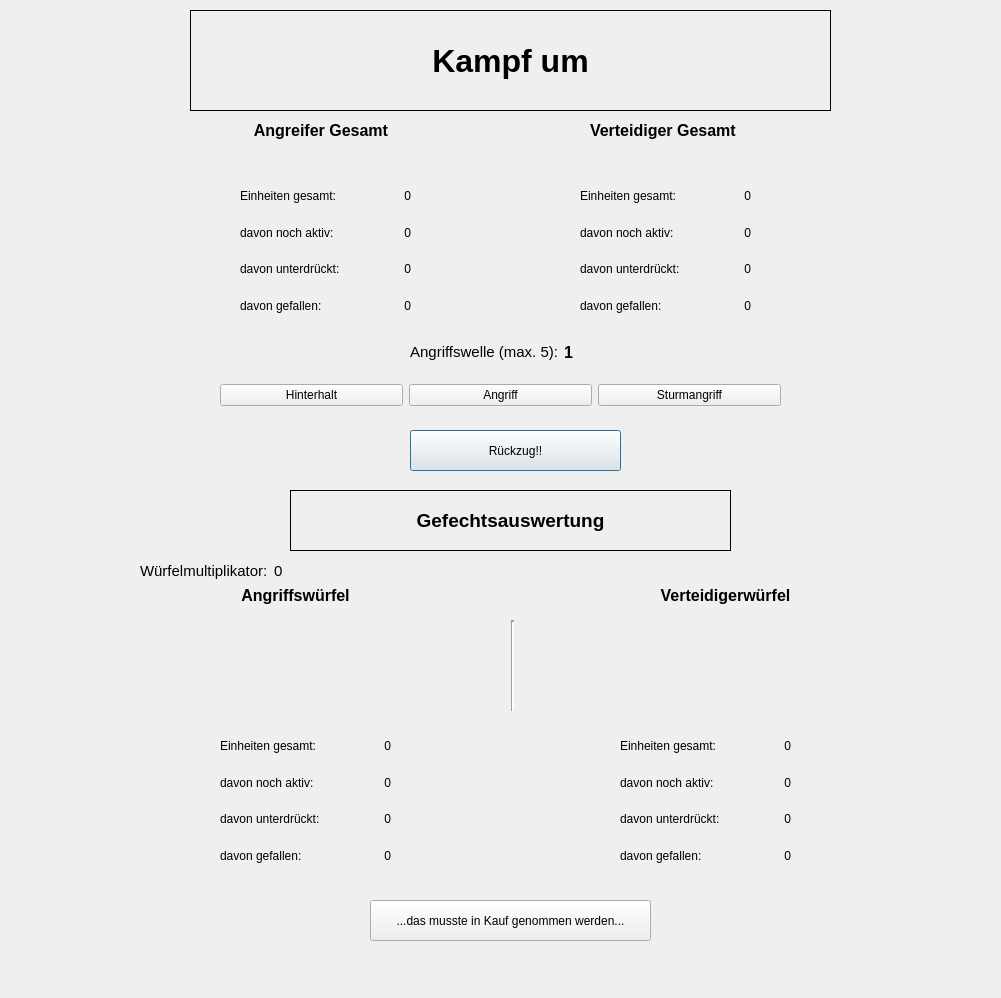
<?xml version="1.0" encoding="UTF-8"?>
<ui version="4.0">
 <class>CBattle</class>
 <widget class="QDialog" name="CBattle">
  <property name="geometry">
   <rect>
    <x>0</x>
    <y>0</y>
    <width>1001</width>
    <height>998</height>
   </rect>
  </property>
  <property name="windowTitle">
   <string>Dialog</string>
  </property>
  <widget class="QLabel" name="headlineLabel">
   <property name="geometry">
    <rect>
     <x>190</x>
     <y>10</y>
     <width>641</width>
     <height>101</height>
    </rect>
   </property>
   <property name="font">
    <font>
     <pointsize>24</pointsize>
     <bold>true</bold>
    </font>
   </property>
   <property name="frameShape">
    <enum>QFrame::Box</enum>
   </property>
   <property name="text">
    <string>Kampf um</string>
   </property>
   <property name="alignment">
    <set>Qt::AlignCenter</set>
   </property>
  </widget>
  <widget class="QWidget" name="verticalLayoutWidget">
   <property name="geometry">
    <rect>
     <x>240</x>
     <y>180</y>
     <width>131</width>
     <height>141</height>
    </rect>
   </property>
   <layout class="QVBoxLayout" name="attackerInfoLayout">
    <item>
     <widget class="QLabel" name="attackerUnitsTotal">
      <property name="text">
       <string>Einheiten gesamt:</string>
      </property>
     </widget>
    </item>
    <item>
     <widget class="QLabel" name="attackerUnitsActive">
      <property name="text">
       <string>davon noch aktiv:</string>
      </property>
     </widget>
    </item>
    <item>
     <widget class="QLabel" name="attackerUnitsSuppressed">
      <property name="text">
       <string>davon unterdrückt:</string>
      </property>
     </widget>
    </item>
    <item>
     <widget class="QLabel" name="attackerUnitsLost">
      <property name="text">
       <string>davon gefallen:</string>
      </property>
     </widget>
    </item>
   </layout>
  </widget>
  <widget class="QLabel" name="attackerLabel">
   <property name="geometry">
    <rect>
     <x>250</x>
     <y>110</y>
     <width>151</width>
     <height>41</height>
    </rect>
   </property>
   <property name="font">
    <font>
     <pointsize>12</pointsize>
     <bold>true</bold>
    </font>
   </property>
   <property name="text">
    <string> Angreifer Gesamt</string>
   </property>
  </widget>
  <widget class="QLabel" name="defenderLabel">
   <property name="geometry">
    <rect>
     <x>590</x>
     <y>110</y>
     <width>161</width>
     <height>41</height>
    </rect>
   </property>
   <property name="font">
    <font>
     <pointsize>12</pointsize>
     <bold>true</bold>
    </font>
   </property>
   <property name="text">
    <string>Verteidiger Gesamt</string>
   </property>
  </widget>
  <widget class="QWidget" name="verticalLayoutWidget_2">
   <property name="geometry">
    <rect>
     <x>370</x>
     <y>180</y>
     <width>41</width>
     <height>141</height>
    </rect>
   </property>
   <layout class="QVBoxLayout" name="attackerValuesLayout">
    <item>
     <widget class="QLabel" name="attackerUnitsTotalValue">
      <property name="text">
       <string>0</string>
      </property>
      <property name="alignment">
       <set>Qt::AlignRight|Qt::AlignTrailing|Qt::AlignVCenter</set>
      </property>
     </widget>
    </item>
    <item>
     <widget class="QLabel" name="attackerUnitsAcitveValue">
      <property name="text">
       <string>0</string>
      </property>
      <property name="alignment">
       <set>Qt::AlignRight|Qt::AlignTrailing|Qt::AlignVCenter</set>
      </property>
     </widget>
    </item>
    <item>
     <widget class="QLabel" name="attackerUnitsSuppressedValue">
      <property name="text">
       <string>0</string>
      </property>
      <property name="alignment">
       <set>Qt::AlignRight|Qt::AlignTrailing|Qt::AlignVCenter</set>
      </property>
     </widget>
    </item>
    <item>
     <widget class="QLabel" name="attackerUnitsLostValue">
      <property name="text">
       <string>0</string>
      </property>
      <property name="alignment">
       <set>Qt::AlignRight|Qt::AlignTrailing|Qt::AlignVCenter</set>
      </property>
     </widget>
    </item>
   </layout>
  </widget>
  <widget class="QWidget" name="verticalLayoutWidget_3">
   <property name="geometry">
    <rect>
     <x>580</x>
     <y>180</y>
     <width>131</width>
     <height>141</height>
    </rect>
   </property>
   <layout class="QVBoxLayout" name="defenerInfoLayout">
    <item>
     <widget class="QLabel" name="defenderUnitsTotal">
      <property name="text">
       <string>Einheiten gesamt:</string>
      </property>
     </widget>
    </item>
    <item>
     <widget class="QLabel" name="defenderUnitsActive">
      <property name="text">
       <string>davon noch aktiv:</string>
      </property>
     </widget>
    </item>
    <item>
     <widget class="QLabel" name="defenderUnitsSuppressed">
      <property name="text">
       <string>davon unterdrückt:</string>
      </property>
     </widget>
    </item>
    <item>
     <widget class="QLabel" name="defenderUnitsLost">
      <property name="text">
       <string>davon gefallen:</string>
      </property>
     </widget>
    </item>
   </layout>
  </widget>
  <widget class="QWidget" name="verticalLayoutWidget_4">
   <property name="geometry">
    <rect>
     <x>710</x>
     <y>180</y>
     <width>41</width>
     <height>141</height>
    </rect>
   </property>
   <layout class="QVBoxLayout" name="defenerValuesLayout">
    <item>
     <widget class="QLabel" name="defenderUnitsTotalValue">
      <property name="text">
       <string>0</string>
      </property>
      <property name="alignment">
       <set>Qt::AlignRight|Qt::AlignTrailing|Qt::AlignVCenter</set>
      </property>
     </widget>
    </item>
    <item>
     <widget class="QLabel" name="defenderUnitsActiveValue">
      <property name="text">
       <string>0</string>
      </property>
      <property name="alignment">
       <set>Qt::AlignRight|Qt::AlignTrailing|Qt::AlignVCenter</set>
      </property>
     </widget>
    </item>
    <item>
     <widget class="QLabel" name="defenderUnitsSuppressedValue">
      <property name="text">
       <string>0</string>
      </property>
      <property name="alignment">
       <set>Qt::AlignRight|Qt::AlignTrailing|Qt::AlignVCenter</set>
      </property>
     </widget>
    </item>
    <item>
     <widget class="QLabel" name="defenderUnitsLostValue">
      <property name="text">
       <string>0</string>
      </property>
      <property name="alignment">
       <set>Qt::AlignRight|Qt::AlignTrailing|Qt::AlignVCenter</set>
      </property>
     </widget>
    </item>
   </layout>
  </widget>
  <widget class="QWidget" name="horizontalLayoutWidget">
   <property name="geometry">
    <rect>
     <x>112</x>
     <y>620</y>
     <width>801</width>
     <height>91</height>
    </rect>
   </property>
   <layout class="QHBoxLayout" name="diceLayout">
    <item>
     <layout class="QHBoxLayout" name="attackerDiceLayout"/>
    </item>
    <item>
     <widget class="Line" name="line">
      <property name="lineWidth">
       <number>2</number>
      </property>
      <property name="orientation">
       <enum>Qt::Vertical</enum>
      </property>
     </widget>
    </item>
    <item>
     <layout class="QHBoxLayout" name="defenderDiceLayout"/>
    </item>
   </layout>
  </widget>
  <widget class="QLabel" name="attackerDiceLabel">
   <property name="geometry">
    <rect>
     <x>210</x>
     <y>580</y>
     <width>171</width>
     <height>31</height>
    </rect>
   </property>
   <property name="font">
    <font>
     <pointsize>12</pointsize>
     <bold>true</bold>
    </font>
   </property>
   <property name="text">
    <string>Angriffswürfel</string>
   </property>
   <property name="alignment">
    <set>Qt::AlignCenter</set>
   </property>
  </widget>
  <widget class="QLabel" name="defenderDiceLabel">
   <property name="geometry">
    <rect>
     <x>640</x>
     <y>580</y>
     <width>171</width>
     <height>31</height>
    </rect>
   </property>
   <property name="font">
    <font>
     <pointsize>12</pointsize>
     <bold>true</bold>
    </font>
   </property>
   <property name="text">
    <string>Verteidigerwürfel</string>
   </property>
   <property name="alignment">
    <set>Qt::AlignCenter</set>
   </property>
  </widget>
  <widget class="QPushButton" name="retreatPB">
   <property name="geometry">
    <rect>
     <x>410</x>
     <y>430</y>
     <width>211</width>
     <height>41</height>
    </rect>
   </property>
   <property name="text">
    <string>Rückzug!!</string>
   </property>
  </widget>
  <widget class="QLabel" name="battleLabel">
   <property name="geometry">
    <rect>
     <x>290</x>
     <y>490</y>
     <width>441</width>
     <height>61</height>
    </rect>
   </property>
   <property name="font">
    <font>
     <pointsize>14</pointsize>
     <bold>true</bold>
    </font>
   </property>
   <property name="frameShape">
    <enum>QFrame::Panel</enum>
   </property>
   <property name="text">
    <string>Gefechtsauswertung</string>
   </property>
   <property name="alignment">
    <set>Qt::AlignCenter</set>
   </property>
  </widget>
  <widget class="QWidget" name="horizontalLayoutWidget_4">
   <property name="geometry">
    <rect>
     <x>220</x>
     <y>370</y>
     <width>561</width>
     <height>51</height>
    </rect>
   </property>
   <layout class="QHBoxLayout" name="battlePBLayout">
    <item>
     <widget class="QPushButton" name="reconAttackPB">
      <property name="text">
       <string>Hinterhalt</string>
      </property>
     </widget>
    </item>
    <item>
     <widget class="QPushButton" name="normalAttackPB">
      <property name="text">
       <string>Angriff</string>
      </property>
     </widget>
    </item>
    <item>
     <widget class="QPushButton" name="assaultAttackPB">
      <property name="text">
       <string>Sturmangriff</string>
      </property>
     </widget>
    </item>
   </layout>
  </widget>
  <widget class="QWidget" name="verticalLayoutWidget_5">
   <property name="geometry">
    <rect>
     <x>220</x>
     <y>730</y>
     <width>131</width>
     <height>141</height>
    </rect>
   </property>
   <layout class="QVBoxLayout" name="attackerBattleInfoLayout">
    <item>
     <widget class="QLabel" name="attackerBattleUnitsTotal">
      <property name="text">
       <string>Einheiten gesamt:</string>
      </property>
     </widget>
    </item>
    <item>
     <widget class="QLabel" name="attackerBattleUnitsActive">
      <property name="text">
       <string>davon noch aktiv:</string>
      </property>
     </widget>
    </item>
    <item>
     <widget class="QLabel" name="attackerBattleUnitsSuppressed">
      <property name="text">
       <string>davon unterdrückt:</string>
      </property>
     </widget>
    </item>
    <item>
     <widget class="QLabel" name="attackerBattleUnitsLost">
      <property name="text">
       <string>davon gefallen:</string>
      </property>
     </widget>
    </item>
   </layout>
  </widget>
  <widget class="QWidget" name="verticalLayoutWidget_6">
   <property name="geometry">
    <rect>
     <x>350</x>
     <y>730</y>
     <width>41</width>
     <height>141</height>
    </rect>
   </property>
   <layout class="QVBoxLayout" name="attackerBattleValuesLayout">
    <item>
     <widget class="QLabel" name="attackerWaveTotalValue">
      <property name="text">
       <string>0</string>
      </property>
      <property name="alignment">
       <set>Qt::AlignRight|Qt::AlignTrailing|Qt::AlignVCenter</set>
      </property>
     </widget>
    </item>
    <item>
     <widget class="QLabel" name="attackerWaveAcitveValue">
      <property name="text">
       <string>0</string>
      </property>
      <property name="alignment">
       <set>Qt::AlignRight|Qt::AlignTrailing|Qt::AlignVCenter</set>
      </property>
     </widget>
    </item>
    <item>
     <widget class="QLabel" name="attackerWaveSuppressedValue">
      <property name="text">
       <string>0</string>
      </property>
      <property name="alignment">
       <set>Qt::AlignRight|Qt::AlignTrailing|Qt::AlignVCenter</set>
      </property>
     </widget>
    </item>
    <item>
     <widget class="QLabel" name="attackerWaveLostValue">
      <property name="text">
       <string>0</string>
      </property>
      <property name="alignment">
       <set>Qt::AlignRight|Qt::AlignTrailing|Qt::AlignVCenter</set>
      </property>
     </widget>
    </item>
   </layout>
  </widget>
  <widget class="QWidget" name="verticalLayoutWidget_7">
   <property name="geometry">
    <rect>
     <x>620</x>
     <y>730</y>
     <width>131</width>
     <height>141</height>
    </rect>
   </property>
   <layout class="QVBoxLayout" name="defenderBattleInfoLayout">
    <item>
     <widget class="QLabel" name="defenderBattleUnitsTotal">
      <property name="text">
       <string>Einheiten gesamt:</string>
      </property>
     </widget>
    </item>
    <item>
     <widget class="QLabel" name="defenderBattleUnitsActive">
      <property name="text">
       <string>davon noch aktiv:</string>
      </property>
     </widget>
    </item>
    <item>
     <widget class="QLabel" name="defenderBattleUnitsSuppressed">
      <property name="text">
       <string>davon unterdrückt:</string>
      </property>
     </widget>
    </item>
    <item>
     <widget class="QLabel" name="defenderBattleUnitsLost">
      <property name="text">
       <string>davon gefallen:</string>
      </property>
     </widget>
    </item>
   </layout>
  </widget>
  <widget class="QWidget" name="verticalLayoutWidget_8">
   <property name="geometry">
    <rect>
     <x>750</x>
     <y>730</y>
     <width>41</width>
     <height>141</height>
    </rect>
   </property>
   <layout class="QVBoxLayout" name="defenderBattleValuesLayout">
    <item>
     <widget class="QLabel" name="defenderWaveTotalValue">
      <property name="text">
       <string>0</string>
      </property>
      <property name="alignment">
       <set>Qt::AlignRight|Qt::AlignTrailing|Qt::AlignVCenter</set>
      </property>
     </widget>
    </item>
    <item>
     <widget class="QLabel" name="defenderWaveAcitveValue">
      <property name="text">
       <string>0</string>
      </property>
      <property name="alignment">
       <set>Qt::AlignRight|Qt::AlignTrailing|Qt::AlignVCenter</set>
      </property>
     </widget>
    </item>
    <item>
     <widget class="QLabel" name="defenderWaveSuppressedValue">
      <property name="text">
       <string>0</string>
      </property>
      <property name="alignment">
       <set>Qt::AlignRight|Qt::AlignTrailing|Qt::AlignVCenter</set>
      </property>
     </widget>
    </item>
    <item>
     <widget class="QLabel" name="defenderWaveLostValue">
      <property name="text">
       <string>0</string>
      </property>
      <property name="alignment">
       <set>Qt::AlignRight|Qt::AlignTrailing|Qt::AlignVCenter</set>
      </property>
     </widget>
    </item>
   </layout>
  </widget>
  <widget class="QPushButton" name="battleAcceptPB">
   <property name="geometry">
    <rect>
     <x>370</x>
     <y>900</y>
     <width>281</width>
     <height>41</height>
    </rect>
   </property>
   <property name="text">
    <string>...das musste in Kauf genommen werden...</string>
   </property>
  </widget>
  <widget class="QWidget" name="layoutWidget">
   <property name="geometry">
    <rect>
     <x>410</x>
     <y>340</y>
     <width>181</width>
     <height>24</height>
    </rect>
   </property>
   <layout class="QHBoxLayout" name="waveLayout">
    <item>
     <widget class="QLabel" name="WaveLabel">
      <property name="font">
       <font>
        <pointsize>11</pointsize>
       </font>
      </property>
      <property name="text">
       <string>Angriffswelle (max. 5):</string>
      </property>
      <property name="alignment">
       <set>Qt::AlignRight|Qt::AlignTrailing|Qt::AlignVCenter</set>
      </property>
     </widget>
    </item>
    <item>
     <widget class="QLabel" name="waveValue">
      <property name="font">
       <font>
        <pointsize>12</pointsize>
        <bold>true</bold>
       </font>
      </property>
      <property name="text">
       <string>1</string>
      </property>
     </widget>
    </item>
   </layout>
  </widget>
  <widget class="QWidget" name="layoutWidget">
   <property name="geometry">
    <rect>
     <x>140</x>
     <y>560</y>
     <width>221</width>
     <height>22</height>
    </rect>
   </property>
   <layout class="QHBoxLayout" name="bonusLayout">
    <item>
     <widget class="QLabel" name="bonusLabel">
      <property name="font">
       <font>
        <pointsize>11</pointsize>
       </font>
      </property>
      <property name="text">
       <string>Würfelmultiplikator:</string>
      </property>
     </widget>
    </item>
    <item>
     <widget class="QLabel" name="bonusValue">
      <property name="font">
       <font>
        <pointsize>11</pointsize>
       </font>
      </property>
      <property name="text">
       <string>0</string>
      </property>
     </widget>
    </item>
   </layout>
  </widget>
 </widget>
 <resources/>
 <connections/>
</ui>
